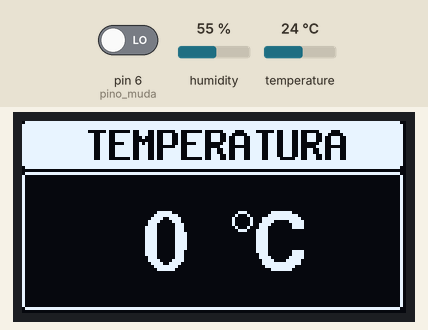
A sketch run on a simulated Arduino Uno, built with avr-gcc and run on an emulated ATmega328P. Shown: 128×64 one-colour display. The inputs (shaded band) are chosen by the test bench; at power-on: pin 6 (pino_muda) LOW, humidity 55 %, temperature 24 °C.

Above: at 1.6 s.
1.7 s: pin 6 (pino_muda) driven HIGH
At 3.4 s:
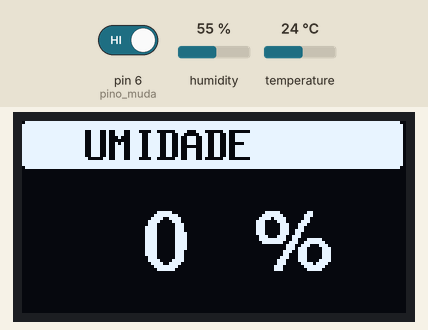
8.9 s: humidity set to 22 %
At 13.2 s:
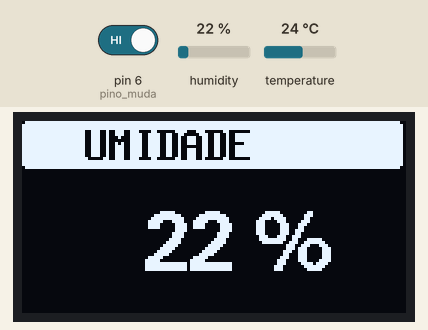
14.9 s: temperature set to 12 °C
At 20.1 s:
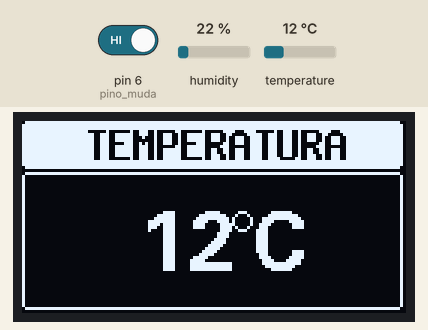
21.8 s: humidity set to 40 %
At 24.9 s:
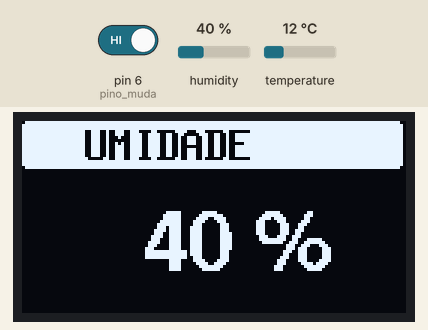
26.6 s: temperature set to 19 °C
At 31.8 s:
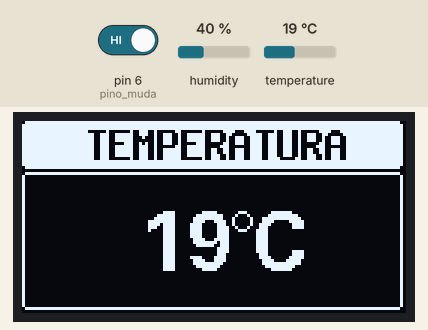
33.5 s: pin 6 (pino_muda) driven LOW
Timing chart, 0 to 36.5 s (numbered marks = the images above; inputs shaded):
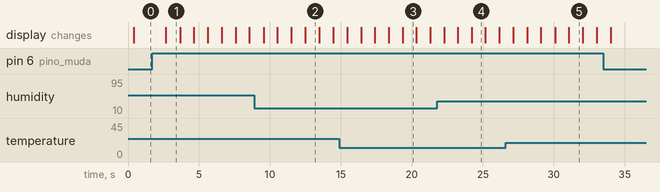

The sketch:

coridgo_arduino.ino
```cpp
#include <Adafruit_AM2320.h>  //inclui as bibliotecas
#include "U8glib.h"
#include <DHT.h>

U8GLIB_SSD1306_128X64 u8g(U8G_I2C_OPT_NONE);

#define pino_muda 6  //define o pino do botão
#define pino_DHT A0  //define o pino do sensor
#define DHTTYPE DHT11  //define o tipo de sensor

DHT dht(pino_DHT, DHTTYPE);

int temperatura; //cria uma variavel para a temperatura
int umidade;     //cria uma variavel para a umidade
int guarda_estado = LOW; //variavel para guardar o estado do botao
int estado = 0;

unsigned long previousMillis = 0;
//Intervalo de medicao temperatura
const long interval = 2000;

void draw()
{
  //Retangulo temperatura atual
  u8g.drawRFrame(0, 17, 127, 46, 2);
  u8g.setFont(u8g_font_fub20);
  //Atualiza a temperatura no display
  u8g.setPrintPos(40, 50);
  u8g.print(temperatura);
  //Circulo grau
  u8g.drawCircle(73, 33, 3);
  u8g.drawStr( 77, 50, "C");


  //Box superior amarelo
  u8g.setFont(u8g_font_8x13B);
  u8g.drawRBox(0, 0, 127, 16, 2);
  u8g.setColorIndex(0);
  u8g.drawStr( 21, 13, "TEMPERATURA");
  u8g.setColorIndex(1);


  if (guarda_estado == HIGH) //se o botao for pressionado
   {
  //retangulo umidade
  u8g.setFont(u8g_font_8x13B);
  u8g.drawRBox(0, 0, 127, 16, 2);
  u8g.setColorIndex(0);
  u8g.drawStr( 21, 13, "UMIDADE"); // escreve no topo
  u8g.setColorIndex(1);

  u8g.drawRFrame(0, 17, 127, 46, 2);
  u8g.setColorIndex(0);
  u8g.drawBox(0,17,127,46);
  u8g.setColorIndex(1);
  u8g.setFont(u8g_font_fub20);

  u8g.setPrintPos(40, 50);
  u8g.print(umidade); //escreve na tela a umidade em %

  u8g.drawStr( 77, 50, "%");
  }
  else //se o botao nao estiver pressionado , continua mostrando a temperatura
  {
    u8g.drawRFrame(0, 17, 127, 46, 2);
  u8g.setFont(u8g_font_fub20);
  //Atualiza a temperatura no display
  u8g.setPrintPos(40, 50);
  u8g.print(temperatura);
  //Circulo grau
  u8g.drawCircle(73, 33, 3);
  u8g.drawStr( 77, 50, "C");

  //Box superior amarelo
  u8g.setFont(u8g_font_8x13B);
  u8g.drawRBox(0, 0, 127, 16, 2);
  u8g.setColorIndex(0);
  u8g.drawStr( 21, 13, "TEMPERATURA");
  u8g.setColorIndex(1);
  }
}

void setup() {
  Serial.begin(9600);
  pinMode(pino_muda , INPUT); //define o tipo de entrada do push button
  dht.begin();


}

void loop() {

  unsigned long currentMillis = millis();
  //Timer para ler o valor da temperatura e da umidade
  if (currentMillis - previousMillis >= interval)
  {
    temperatura = dht.readTemperature();
    umidade = dht.readHumidity();
    previousMillis = currentMillis;
  }

  estado = digitalRead(pino_muda);
 if (estado == HIGH) {
  guarda_estado = !guarda_estado;
  delay(500);
 }


  u8g.firstPage();
  // Chama a rotina de desenho na tela
  do
  {
    draw();
  }
 while ( u8g.nextPage() );
  delay(50);

}
```

Measured:
- after the input at 1.7 s, the display: changes after 0.97 s (image 1)
- after the input at 8.9 s, the display: first differs from a run without the input after 3.6 s (image 2)
- after the input at 14.9 s, the display: first differs from a run without the input after 4.5 s (image 3)
- after the input at 21.8 s, the display: first differs from a run without the input after 2.4 s (image 4)
- after the input at 26.6 s, the display: first differs from a run without the input after 4.5 s (image 5)
- what the display in image 1 shows lasts 1.0 s, from 2.7 s to 3.7 s
